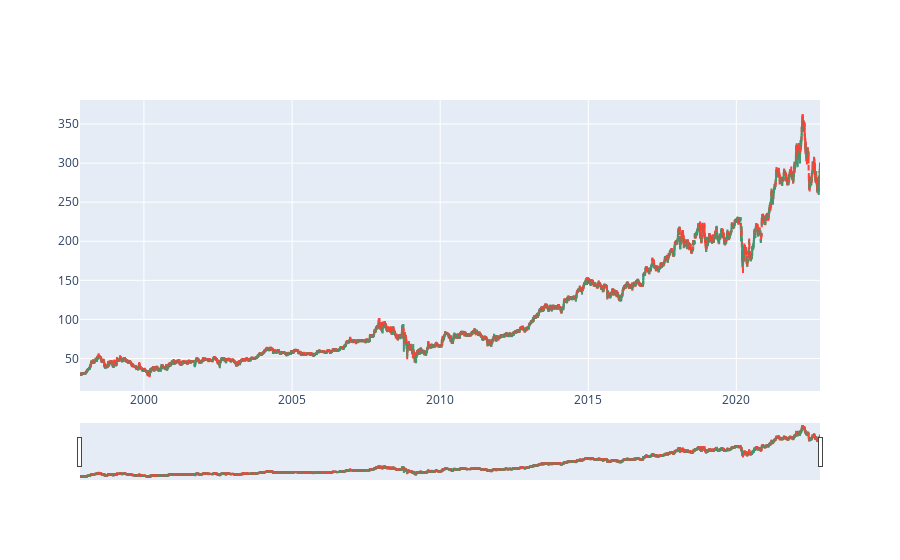

The notebook cell saved with this chart:
### Code cell
import plotly.graph_objects as go

fig=go.Figure(data=[go.Candlestick(x=data.index,open=data['open_BRK'],high=data['high_BRK'],low=data['low_BRK'],close=data['close_BRK'])])
fig.show()

### Figure 1 — Plotly figure (JSON) as saved in the notebook; plotly's stock layout.template omitted (floating-point values rounded to 4 significant figures; data arrays with more than 128 entries replaced by an {"elided": "..."} marker saying what was removed)
{"data": [{"close": {"elided": "6288 float values"}, "high": {"elided": "6288 float values"}, "low": {"elided": "6288 float values"}, "open": {"elided": "6288 float values"}, "type": "candlestick", "x": {"elided": "6288 str values"}}], "layout": {}}
